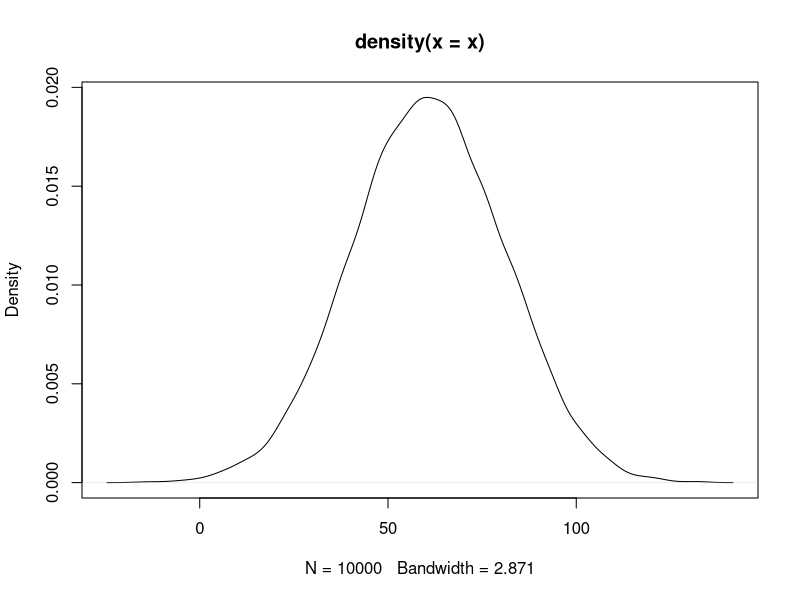

Here is the R script that generated this plot:
#Basic stats

x=ceiling(rnorm(10000, mean=60, sd=20))
mean(x)
median(x)
#there is no mode function for mode stats
table(x)
sort(table(x), decreasing = T)
library(modeest)
mlv(x,method = 'shorth')

mlv(x,method ='shorth')

quantile(x)
quantile(x,seq(.1,1,by=.1)) #decile
quantile(x,seq(.01,1,by=0.01))#percentile
quantile(x,seq(.25,1,by=0.25)) #quartile

install.packages("e1071")
plot(density(x))
e1071::skewness(x)
e1071::kurtosis(x)
sd(x)
var(x)
cov(women$weight, women$height)
cor(women$height, women$height)

stem(x)

#Freq table
install.packages("fdth")
